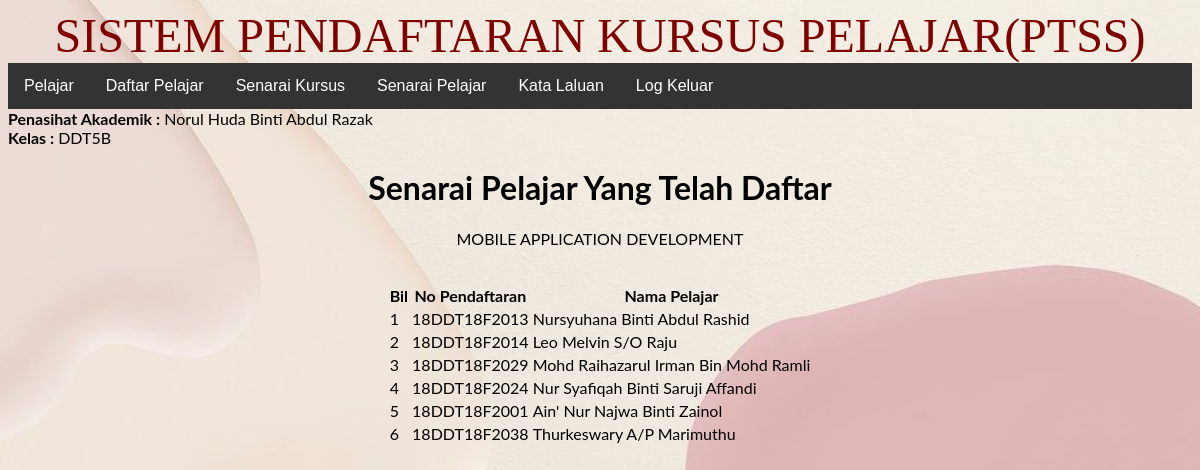
The page /pendaftaran/pensyarah/index.php?daftar=senaraipelajar&idkursus=1 (signed in) on the database its author committed.
### tables this page shows
CREATE TABLE `pensyarah` (
  `idpensyarah` int(11) NOT NULL,
  `namapensyarah` varchar(250) NOT NULL,
  `jabatan` varchar(250) NOT NULL,
  `kelas` varchar(50) NOT NULL,
  `username` varchar(250) NOT NULL,
  `password` varchar(250) NOT NULL
);

CREATE TABLE `kursus` (
  `idkursus` int(11) NOT NULL,
  `kodkursus` varchar(50) NOT NULL,
  `namakursus` varchar(250) NOT NULL,
  `jamkredit` float NOT NULL
);

CREATE TABLE `pelajar` (
  `idpelajar` int(11) NOT NULL,
  `idpensyarah` int(11) NOT NULL,
  `nomatrik` varchar(50) NOT NULL,
  `namapelajar` varchar(250) NOT NULL,
  `username` varchar(250) NOT NULL,
  `password` varchar(250) NOT NULL
);

### pendaftaran/pensyarah/senaraipelajar.php (the view, shortened to what this page needs)
<?php
    $idkursus = $_GET['idkursus'];
    $sql = "SELECT * FROM kursus WHERE idkursus = $idkursus";
    $row = $conn->query($sql)->fetch_object();
?>
<h1>Senarai Pelajar Yang Telah Daftar</h1>
<p><?php echo $row->namakursus;?></p><br>
<table border="0">
    <tr>
        <th>Bil</th>
        <th>No Pendaftaran</th>
        <th>Nama Pelajar</th>
    </tr>
    <?php
    $bil = 1;
    $sql = "SELECT * FROM pensyarah, pelajar, daftar, kursus
    WHERE pelajar.idpensyarah = pensyarah.idpensyarah
    AND pelajar.idpelajar = daftar.idpelajar AND daftar.idkursus = kursus.idkursus AND daftar.idkursus = $idkursus";
    $result = $conn->query($sql);
    while ($row = $result->fetch_object()) {
        ?>
        <tr>
            <td><?php echo $bil++; ?></td>
            <td><?php echo $row->nomatrik; ?></td>
            <td><?php echo $row->namapelajar; ?></td>
        </tr>
        <?php
    }
    ?>
</table>

### pendaftaran/pensyarah/index.php (shortened to what this page needs)
<?php
require '../conn.php';
$idpensyarah = $_SESSION['idpensyarah'];
$sql = "SELECT * FROM pensyarah WHERE idpensyarah = $idpensyarah";
$row = $conn->query($sql)->fetch_object();
?>
<!DOCTYPE html>
<html lang="en">
<head>
    <link rel="stylesheet" href="../register.css">
</head>
<body>
<marquee direction="right" height="70" width="100%" bgcolor="pink" loop="20">
  <font face="times new roman" size="30" color="maroon"><center>SISTEM PENDAFTARAN KURSUS PELAJAR(PTSS)</font></center>
</marquee>
<ul>
    <li><a href="index.php?daftar=senarai">Pelajar</a></li>
    <li><a href="index.php?daftar=daftar">Daftar Pelajar</a></li>
    <li><a href="index.php?daftar=kursus">Senarai Kursus</a></li>
    <li><a href="index.php?daftar=pelajar">Senarai Pelajar</a></li>
    <li><a href="index.php?daftar=katalaluan">Kata Laluan</a></li>
    <li><a href="../logout.php">Log Keluar</a></li>
</ul>
<font><b>Penasihat Akademik :</b></font>
<font><?php echo $row->namapensyarah;?></font><br>
<font><b>Kelas :</b></font>
<font><?php echo $row->kelas;?></font><br>
<center><div>
    <?php
    $daftar = 'senarai';
    if (isset($_GET['daftar'])) $daftar = $_GET['daftar'];
    require "$daftar.php";
    ?>
</div></center>
</body>
</html>

### pendaftaran/register.css (style rules this page uses)
body { font-family: 'Lato', sans-serif; background-image: url('color.jpg'); background-repeat: no-repeat; background-attachment: fixed; background-size: cover; }
ul { list-style-type:none; margin:0; padding:0; overflow:hidden; background-color:#333; }
li { float: left; }
li a { display:block; color:white; text-align:center; padding:14px 16px; text-decoration: none; font: 10px; font-family:Arial; font-weight:normal; }

### rows shown on the page
pensyarah: namapensyarah "Norul Huda Binti Abdul Razak", kelas "DDT5B", pelajar.nomatrik "18DDT18F2013", pelajar.namapelajar "Nursyuhana Binti Abdul Rashid", pelajar.nomatrik "18DDT18F2029", pelajar.namapelajar "Mohd Raihazarul Irman Bin Mohd Ramli", pelajar.nomatrik "18DDT18F2001", pelajar.namapelajar "Ain' Nur Najwa Binti Zainol", pelajar.nomatrik "18DDT18F2038", pelajar.namapelajar "Thurkeswary A/P Marimuthu"
kursus: namakursus "MOBILE APPLICATION DEVELOPMENT"
pensyarah: pelajar.nomatrik "18DDT18F2014", pelajar.namapelajar "Leo Melvin S/O Raju", pelajar.nomatrik "18DDT18F2024", pelajar.namapelajar "Nur Syafiqah Binti Saruji Affandi"
